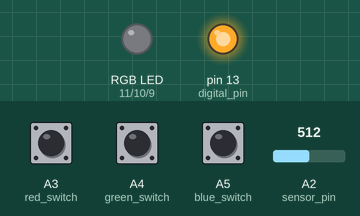
This sketch was run on a simulated Arduino Uno, built with avr-gcc and run on an emulated ATmega328P. Shown: an RGB LED mixed from three pins (HIGH = lit), output pins drawn as LEDs (lit = HIGH). Inputs (shaded band) come from the test bench; at power-on: A3 (red_switch) LOW, A4 (green_switch) LOW, A5 (blue_switch) LOW, A2 (sensor_pin) = 512. What the sketch prints to the serial monitor is not drawn.

Above: at 1.2 s.
1.3 s: A3 (red_switch) pulled HIGH for 0.15 s
At 1.7 s:
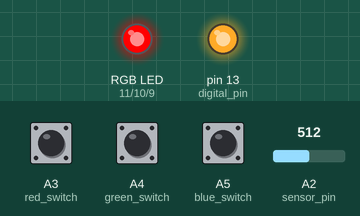
2.9 s: A4 (green_switch) pulled HIGH for 0.15 s
At 4.0 s:
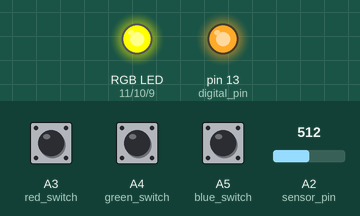
4.5 s: A5 (blue_switch) pulled HIGH for 0.15 s
At 5.1 s:
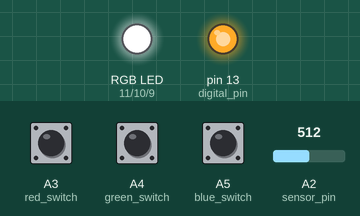
Timing chart, 0 to 7.5 s (numbered marks = the images above; inputs shaded):
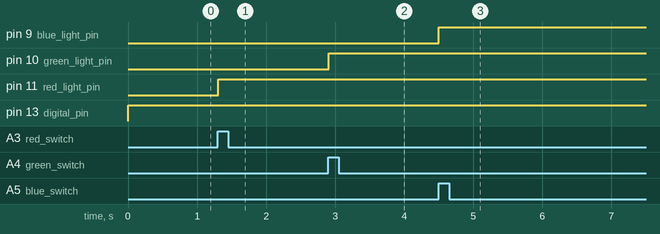

The sketch:

rgbAssignment.ino
```cpp
//output pins
const int red_light_pin= 11;
const int green_light_pin = 10;
const int blue_light_pin = 9;
const int digital_pin = 13;

//input pins
const int sensor_pin = A2; //photo resistor
const int red_switch = A3;
const int green_switch = A4;
const int blue_switch = A5;

//VARIABLES

//photosensor
int minSensor=1023;
int maxSensor=0;
int sensorValue=0;

//switches
int redSwitch=0;
int greenSwitch=0;
int blueSwitch=0;

//color values
int redValue=0;
int greenValue=0;
int blueValue=0;

//booleans
bool adjust=true;

void setup() {
  //inputs
  pinMode(sensor_pin, INPUT);
  pinMode(red_switch, INPUT);
  pinMode(green_switch, INPUT);
  pinMode(blue_switch, INPUT);

  //outputs
  pinMode(digital_pin, OUTPUT);
  pinMode(red_light_pin, OUTPUT);
  pinMode(green_light_pin, OUTPUT);
  pinMode(blue_light_pin, OUTPUT);

  //serial
  Serial.begin(9600);
}


void loop() {
  //current to the light sensor
  digitalWrite(digital_pin, 500);

  //reading
  redSwitch=digitalRead(red_switch);
  greenSwitch=digitalRead(green_switch);
  blueSwitch=digitalRead(blue_switch);
  sensorValue= analogRead(sensor_pin);

  //adjusting minimum & maximum values
  if(adjust){
    if (sensorValue>maxSensor){ //adjusting max value
      maxSensor=sensorValue;
    }
    if (sensorValue<minSensor){ //adjusting min value
      minSensor=sensorValue;
    }
  }

  //writing
  if (redSwitch>0){
    redValue=map(sensorValue, minSensor, maxSensor, 0, 255);
  }
  if (greenSwitch>0){
    greenValue=map(sensorValue, minSensor, maxSensor, 0, 255);
  }
  if (blueSwitch>0){
    blueValue=map(sensorValue, minSensor, maxSensor, 0, 255);
  }

  //checking if ANY switch was pressed
  if (blueSwitch+greenSwitch+redSwitch!=0){
    adjust=false;
  }

  RGB_COLOR(redValue, greenValue, blueValue); // adjust color
  Serial.println(minSensor);
  Serial.print(maxSensor);

}


//functions
void RGB_COLOR(int red_light_value, int green_light_value, int blue_light_value)
 {
  analogWrite(red_light_pin, red_light_value);
  analogWrite(green_light_pin, green_light_value);
  analogWrite(blue_light_pin, blue_light_value);
 }
```

Measured:
- after the input at 1.3 s, pin 11 (red_light_pin): LOW → HIGH at once
- after the input at 2.9 s, pin 10 (green_light_pin): LOW → HIGH at once
- after the input at 4.5 s, pin 9 (blue_light_pin): LOW → HIGH at once
